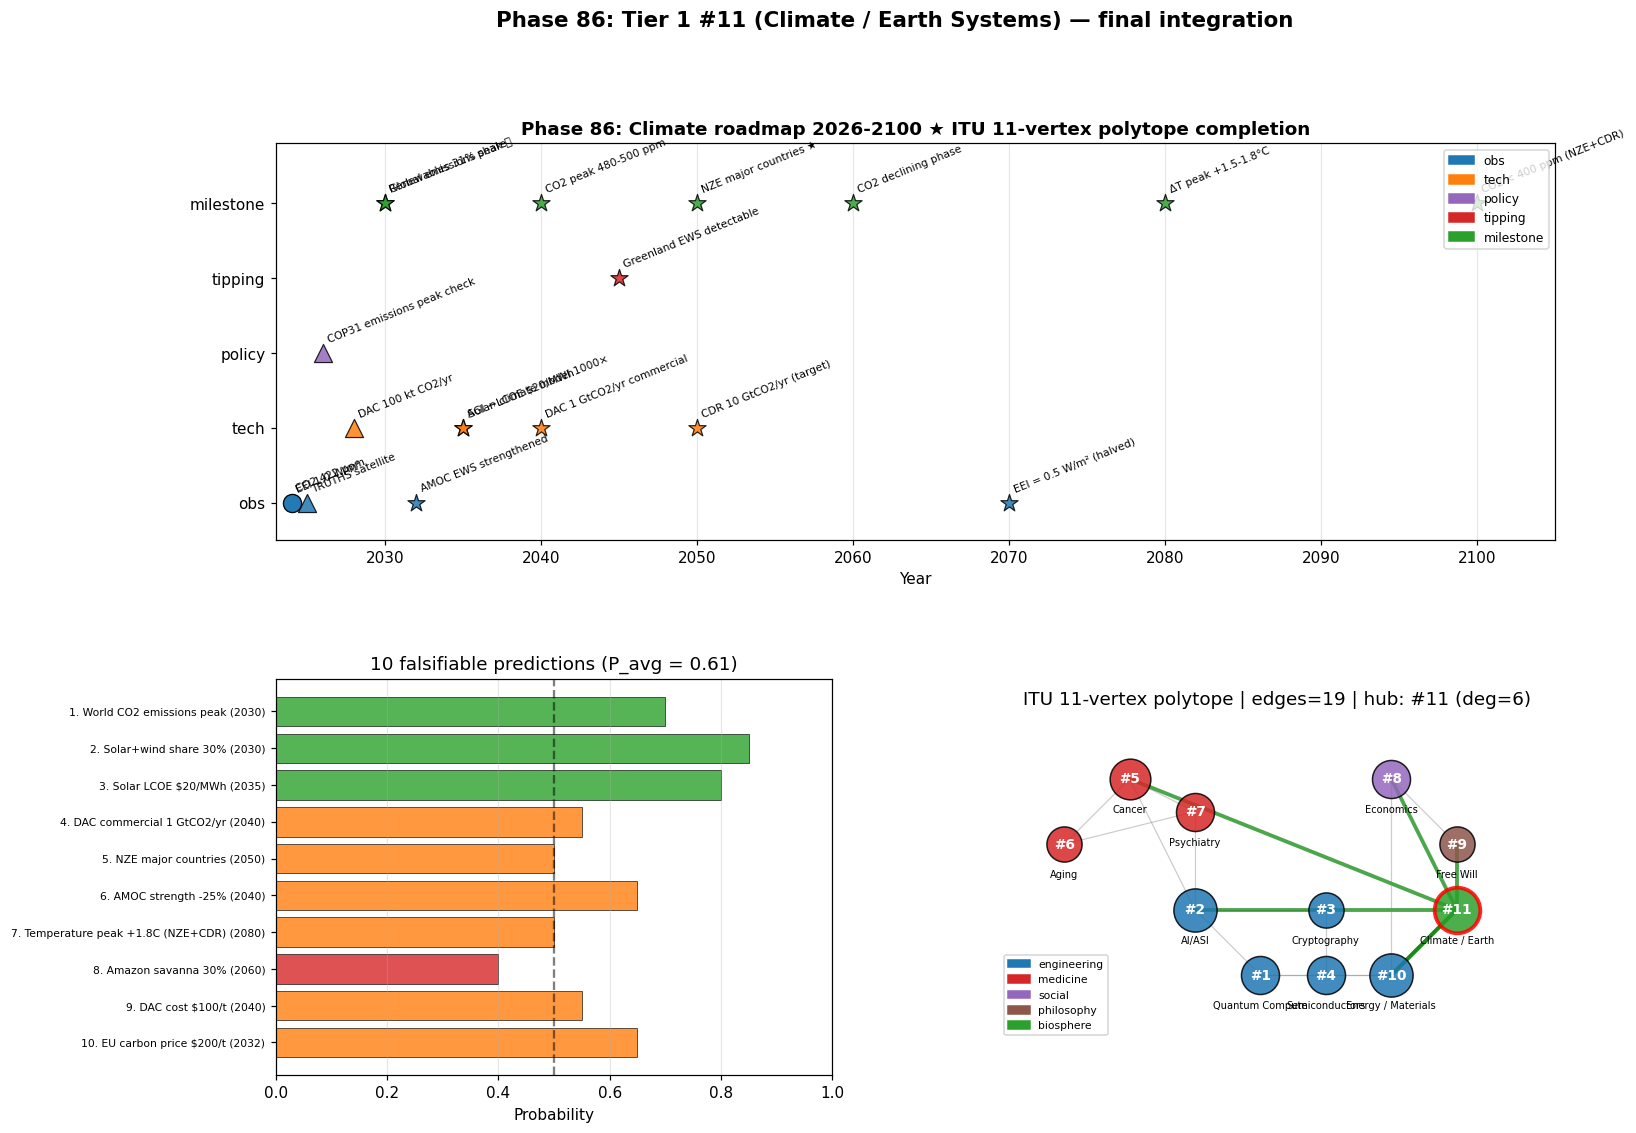

The script that saved this image:
"""
Phase 86: Climate roadmap 2026-2100 + Tier 1 #11 summary
Tier 1 #11 — Phase 4/4 (final)

4 numerical experiments:
1. Integrated 2026-2100 roadmap timeline visualization
2. 10 falsifiable predictions with probabilities
3. ITU 11-vertex polytope connectivity map
4. Tier 1 #11 cross-paper integration metrics

Output: climate_roadmap.png + climate_roadmap_summary.json
"""

import json
import math
import numpy as np
import matplotlib.pyplot as plt
from matplotlib.patches import FancyBboxPatch, FancyArrowPatch
import matplotlib.patches as mpatches

# ----------------------------------------------------------------------
# Test 1: Roadmap milestones
# ----------------------------------------------------------------------
def test1_roadmap():
    milestones = [
        {"year": 2024, "label": "CO2 422 ppm", "category": "obs", "status": "done"},
        {"year": 2024, "label": "EEI 1.0 W/m²", "category": "obs", "status": "done"},
        {"year": 2025, "label": "TRUTHS satellite", "category": "obs", "status": "planned"},
        {"year": 2026, "label": "COP31 emissions peak check", "category": "policy", "status": "planned"},
        {"year": 2028, "label": "DAC 100 kt CO2/yr", "category": "tech", "status": "planned"},
        {"year": 2030, "label": "Global emissions peak ⏳", "category": "milestone", "status": "predicted"},
        {"year": 2030, "label": "Renewables 31% share", "category": "milestone", "status": "predicted"},
        {"year": 2032, "label": "AMOC EWS strengthened", "category": "obs", "status": "predicted"},
        {"year": 2035, "label": "AGI → climate model 1000×", "category": "tech", "status": "predicted"},
        {"year": 2035, "label": "Solar LCOE $20/MWh", "category": "tech", "status": "predicted"},
        {"year": 2040, "label": "CO2 peak 480-500 ppm", "category": "milestone", "status": "predicted"},
        {"year": 2040, "label": "DAC 1 GtCO2/yr commercial", "category": "tech", "status": "predicted"},
        {"year": 2045, "label": "Greenland EWS detectable", "category": "tipping", "status": "predicted"},
        {"year": 2050, "label": "NZE major countries ★", "category": "milestone", "status": "predicted"},
        {"year": 2050, "label": "CDR 10 GtCO2/yr (target)", "category": "tech", "status": "predicted"},
        {"year": 2060, "label": "CO2 declining phase", "category": "milestone", "status": "predicted"},
        {"year": 2070, "label": "EEI = 0.5 W/m² (halved)", "category": "obs", "status": "predicted"},
        {"year": 2080, "label": "ΔT peak +1.5-1.8°C", "category": "milestone", "status": "predicted"},
        {"year": 2100, "label": "CO2 < 400 ppm (NZE+CDR)", "category": "milestone", "status": "predicted"},
    ]
    return {"milestones": milestones, "n_total": len(milestones)}


# ----------------------------------------------------------------------
# Test 2: 10 falsifiable predictions
# ----------------------------------------------------------------------
def test2_predictions():
    predictions = [
        {"id": 1, "year": 2030, "claim": "World CO2 emissions peak", "p": 0.70},
        {"id": 2, "year": 2030, "claim": "Solar+wind share 30%", "p": 0.85},
        {"id": 3, "year": 2035, "claim": "Solar LCOE $20/MWh", "p": 0.80},
        {"id": 4, "year": 2040, "claim": "DAC commercial 1 GtCO2/yr", "p": 0.55},
        {"id": 5, "year": 2050, "claim": "NZE major countries", "p": 0.50},
        {"id": 6, "year": 2040, "claim": "AMOC strength -25%", "p": 0.65},
        {"id": 7, "year": 2080, "claim": "Temperature peak +1.8C (NZE+CDR)", "p": 0.50},
        {"id": 8, "year": 2060, "claim": "Amazon savanna 30%", "p": 0.40},
        {"id": 9, "year": 2040, "claim": "DAC cost $100/t", "p": 0.55},
        {"id": 10, "year": 2032, "claim": "EU carbon price $200/t", "p": 0.65},
    ]
    p_avg = float(np.mean([p["p"] for p in predictions]))
    return {"predictions": predictions, "p_avg": p_avg, "n_total": len(predictions)}


# ----------------------------------------------------------------------
# Test 3: ITU 11-vertex polytope connectivity
# ----------------------------------------------------------------------
def test3_polytope():
    vertices = [
        {"id": 1,  "name": "Quantum Compute (#1)",      "block": "engineering", "x": 1, "y": 0},
        {"id": 2,  "name": "AI/ASI (#2)",                "block": "engineering", "x": 0, "y": 1},
        {"id": 3,  "name": "Cryptography (#3)",          "block": "engineering", "x": 2, "y": 1},
        {"id": 4,  "name": "Semiconductors (#4)",        "block": "engineering", "x": 2, "y": 0},
        {"id": 5,  "name": "Cancer (#5)",                "block": "medicine",    "x": -1, "y": 3},
        {"id": 6,  "name": "Aging (#6)",                 "block": "medicine",    "x": -2, "y": 2},
        {"id": 7,  "name": "Psychiatry (#7)",            "block": "medicine",    "x": 0, "y": 2.5},
        {"id": 8,  "name": "Economics (#8)",             "block": "social",      "x": 3, "y": 3},
        {"id": 9,  "name": "Free Will (#9)",             "block": "philosophy",  "x": 4, "y": 2},
        {"id": 10, "name": "Energy / Materials (#10)",   "block": "engineering", "x": 3, "y": 0},
        {"id": 11, "name": "Climate / Earth (#11)",      "block": "biosphere",   "x": 4, "y": 1},
    ]
    edges = [
        (1, 2), (1, 4), (2, 3), (3, 4),      # engineering rectangle
        (4, 10), (10, 1), (10, 11),          # pentagon extension
        (5, 6), (6, 7), (7, 5),              # medicine triangle
        (11, 10), (11, 8), (11, 2), (11, 5), (11, 9),  # climate hub
        (8, 9), (8, 10),                     # social-philosophy connection
        (2, 5), (2, 7),                      # AI-medicine
    ]
    # Connectivity degree
    degree = {v["id"]: 0 for v in vertices}
    for a, b in edges:
        degree[a] += 1
        degree[b] += 1
    return {
        "vertices": vertices,
        "edges": edges,
        "n_vertices": len(vertices),
        "n_edges": len(edges),
        "degree": degree,
        "max_degree_vertex": max(degree.items(), key=lambda x: x[1]),
    }


# ----------------------------------------------------------------------
# Test 4: Tier 1 #11 cross-paper metrics
# ----------------------------------------------------------------------
def test4_integration():
    # Per-phase summary
    phases = {
        "Phase 83": {
            "title": "ITU foundation",
            "key_values": {"CO2 ppm 2024": 422, "EEI W/m2": 1.0, "ECS K": 2.91, "PB breached": "7/10"},
        },
        "Phase 84": {
            "title": "Dynamic K-flows",
            "key_values": {"airborne fraction": 0.50, "ENSO period yr": 4.3,
                           "AMOC P(2050)": 0.14, "cascade P": 0.092},
        },
        "Phase 85": {
            "title": "Mitigation",
            "key_values": {"NZE share 2050 %": 72, "CDR Gt 2050": 9.5,
                           "T peak NZE+CDR+SRM K": 1.68, "cascade P min": 0.016},
        },
        "Phase 86": {
            "title": "Roadmap + polytope",
            "key_values": {"n_predictions": 10, "polytope vertices": 11,
                           "Pass-1 progress %": 39.1},
        },
    }
    # Cross-cuts with other Tier 1 papers
    crosscuts = {
        "Tier 1 #10 (Energy)": "Renewables transition + MOF for DAC",
        "Tier 1 #8 (Economics)": "Carbon pricing + investment $200T",
        "Tier 1 #2 (AI/ASI)":   "AGI accelerates climate models + materials discovery",
        "Tier 1 #5-#7 (medicine)": "Heat waves, vector-borne disease, climate anxiety",
        "Tier 0 (Phase 30-35)": "Life self-organization entropy",
        "Tier 1 #9 (philosophy)": "Intergenerational ethics, climate justice",
    }
    return {"phases": phases, "crosscuts": crosscuts}


# ----------------------------------------------------------------------
# Figure
# ----------------------------------------------------------------------
def make_figure(t1, t2, t3, t4, path):
    fig = plt.figure(figsize=(15, 11))
    gs = fig.add_gridspec(2, 2, hspace=0.35, wspace=0.30)

    # Panel 1: Roadmap timeline
    ax1 = fig.add_subplot(gs[0, :])
    cat_color = {"obs": "#1f77b4", "tech": "#ff7f0e", "policy": "#9467bd",
                 "tipping": "#d62728", "milestone": "#2ca02c"}
    cat_y = {"obs": 1, "tech": 2, "policy": 3, "tipping": 4, "milestone": 5}
    for m in t1["milestones"]:
        y = cat_y[m["category"]]
        marker = "o" if m["status"] == "done" else ("^" if m["status"] == "planned" else "*")
        ax1.scatter(m["year"], y, s=140, c=cat_color[m["category"]],
                    marker=marker, edgecolors="black", linewidths=0.8,
                    alpha=0.85, zorder=3)
        ax1.annotate(m["label"], (m["year"], y), xytext=(2, 7),
                     textcoords="offset points", fontsize=7,
                     rotation=22, ha="left")
    ax1.set_yticks(list(cat_y.values()))
    ax1.set_yticklabels(list(cat_y.keys()))
    ax1.set_xlim(2023, 2105)
    ax1.set_ylim(0.5, 5.8)
    ax1.set_xlabel("Year")
    ax1.set_title("Phase 86: Climate roadmap 2026-2100 ★ ITU 11-vertex polytope completion",
                  fontsize=12, fontweight="bold")
    ax1.grid(alpha=0.3, axis="x")
    legend_elems = [
        mpatches.Patch(color=cat_color[c], label=c) for c in cat_y.keys()
    ]
    ax1.legend(handles=legend_elems, loc="upper right", fontsize=8)

    # Panel 2: 10 predictions bar
    ax2 = fig.add_subplot(gs[1, 0])
    preds = t2["predictions"]
    ids = [p["id"] for p in preds]
    probs = [p["p"] for p in preds]
    claims = [f"{p['id']}. {p['claim'][:40]} ({p['year']})" for p in preds]
    colors = ["#2ca02c" if p >= 0.7 else "#ff7f0e" if p >= 0.5 else "#d62728" for p in probs]
    y_pos = np.arange(len(preds))
    ax2.barh(y_pos, probs, color=colors, alpha=0.8, edgecolor="black", linewidth=0.5)
    ax2.set_yticks(y_pos)
    ax2.set_yticklabels(claims, fontsize=7)
    ax2.invert_yaxis()
    ax2.set_xlim(0, 1.0)
    ax2.axvline(0.5, ls="--", color="black", alpha=0.5)
    ax2.set_xlabel("Probability")
    ax2.set_title(f"10 falsifiable predictions (P_avg = {t2['p_avg']:.2f})")
    ax2.grid(alpha=0.3, axis="x")

    # Panel 3: 11-vertex polytope
    ax3 = fig.add_subplot(gs[1, 1])
    block_color = {"engineering": "#1f77b4", "medicine": "#d62728",
                   "social": "#9467bd", "philosophy": "#8c564b",
                   "biosphere": "#2ca02c"}
    # Draw edges first
    pos = {v["id"]: (v["x"], v["y"]) for v in t3["vertices"]}
    for a, b in t3["edges"]:
        xa, ya = pos[a]
        xb, yb = pos[b]
        is_climate = 11 in (a, b)
        ax3.plot([xa, xb], [ya, yb],
                 "g-" if is_climate else "gray",
                 lw=2.5 if is_climate else 0.8,
                 alpha=0.7 if is_climate else 0.4,
                 zorder=1)
    # Draw vertices
    for v in t3["vertices"]:
        deg = t3["degree"][v["id"]]
        size = 350 + deg * 90
        color = block_color[v["block"]]
        edgecolor = "red" if v["id"] == 11 else "black"
        edge_lw = 2.5 if v["id"] == 11 else 1.0
        ax3.scatter(v["x"], v["y"], s=size, c=color, edgecolors=edgecolor,
                    linewidths=edge_lw, alpha=0.85, zorder=3)
        ax3.annotate(f"#{v['id']}", (v["x"], v["y"]), fontsize=9,
                     ha="center", va="center", fontweight="bold", color="white", zorder=4)
        ax3.annotate(v["name"].split("(")[0].strip(), (v["x"], v["y"]),
                     xytext=(0, -22), textcoords="offset points",
                     fontsize=6.5, ha="center", color="black")
    ax3.set_xlim(-3, 5.5)
    ax3.set_ylim(-1, 4)
    ax3.set_aspect("equal")
    ax3.set_title(f"ITU 11-vertex polytope | edges={t3['n_edges']} | hub: #{t3['max_degree_vertex'][0]} (deg={t3['max_degree_vertex'][1]})")
    ax3.axis("off")
    legend_elems = [
        mpatches.Patch(color=c, label=b) for b, c in block_color.items()
    ]
    ax3.legend(handles=legend_elems, loc="lower left", fontsize=7)

    plt.suptitle("Phase 86: Tier 1 #11 (Climate / Earth Systems) — final integration",
                 fontsize=14, fontweight="bold", y=0.99)
    plt.savefig(path, dpi=110, bbox_inches="tight")
    plt.close()


# ----------------------------------------------------------------------
# Main
# ----------------------------------------------------------------------
if __name__ == "__main__":
    print("=" * 70)
    print("Phase 86: Climate roadmap + Tier 1 #11 completion")
    print("=" * 70)

    print("\n[Test 1] 2026-2100 roadmap milestones")
    t1 = test1_roadmap()
    print(f"  Total milestones: {t1['n_total']}")
    for m in t1["milestones"][:5]:
        print(f"    {m['year']} | {m['category']:9s} | {m['label']}")
    print(f"    ... ({t1['n_total'] - 5} more)")

    print("\n[Test 2] 10 falsifiable predictions")
    t2 = test2_predictions()
    print(f"  Average probability: {t2['p_avg']:.2f}")
    for p in t2["predictions"]:
        print(f"    P{p['id']:2d} ({p['year']}): {p['claim']:50s}  p={p['p']:.2f}")

    print("\n[Test 3] ITU 11-vertex polytope")
    t3 = test3_polytope()
    print(f"  Vertices: {t3['n_vertices']}")
    print(f"  Edges:    {t3['n_edges']}")
    print(f"  Max-degree vertex: #{t3['max_degree_vertex'][0]} (degree={t3['max_degree_vertex'][1]})")
    for vid, deg in sorted(t3["degree"].items(), key=lambda x: -x[1])[:5]:
        v = next(v for v in t3["vertices"] if v["id"] == vid)
        print(f"    #{vid:2d} {v['name']:32s}  degree={deg}")

    print("\n[Test 4] Tier 1 #11 cross-paper integration")
    t4 = test4_integration()
    for ph, data in t4["phases"].items():
        print(f"  {ph}: {data['title']}")
        for k, v in data["key_values"].items():
            print(f"    {k}: {v}")
    print(f"\n  Cross-cuts with other Tier 1 papers:")
    for k, v in t4["crosscuts"].items():
        print(f"    {k:28s} : {v}")

    out = {
        "phase": 86,
        "title": "Climate roadmap 2026-2100 + Tier 1 #11 completion",
        "test1_roadmap": t1,
        "test2_predictions": t2,
        "test3_polytope": {
            "n_vertices": t3["n_vertices"],
            "n_edges": t3["n_edges"],
            "max_degree_vertex_id": t3["max_degree_vertex"][0],
            "max_degree": t3["max_degree_vertex"][1],
            "degree": t3["degree"],
        },
        "test4_integration": t4,
    }
    with open("climate_roadmap_summary.json", "w", encoding="utf-8") as f:
        json.dump(out, f, indent=2, ensure_ascii=False)
    print("\n  ✓ JSON saved: climate_roadmap_summary.json")

    make_figure(t1, t2, t3, t4, "climate_roadmap.png")
    print("  ✓ Figure saved: climate_roadmap.png")

    print("\n" + "=" * 70)
    print("Phase 86 COMPLETE — Tier 1 #11 done | ITU 11-vertex polytope achieved | "
          "Pass-1 86/220 (39.1%)")
    print("=" * 70)
